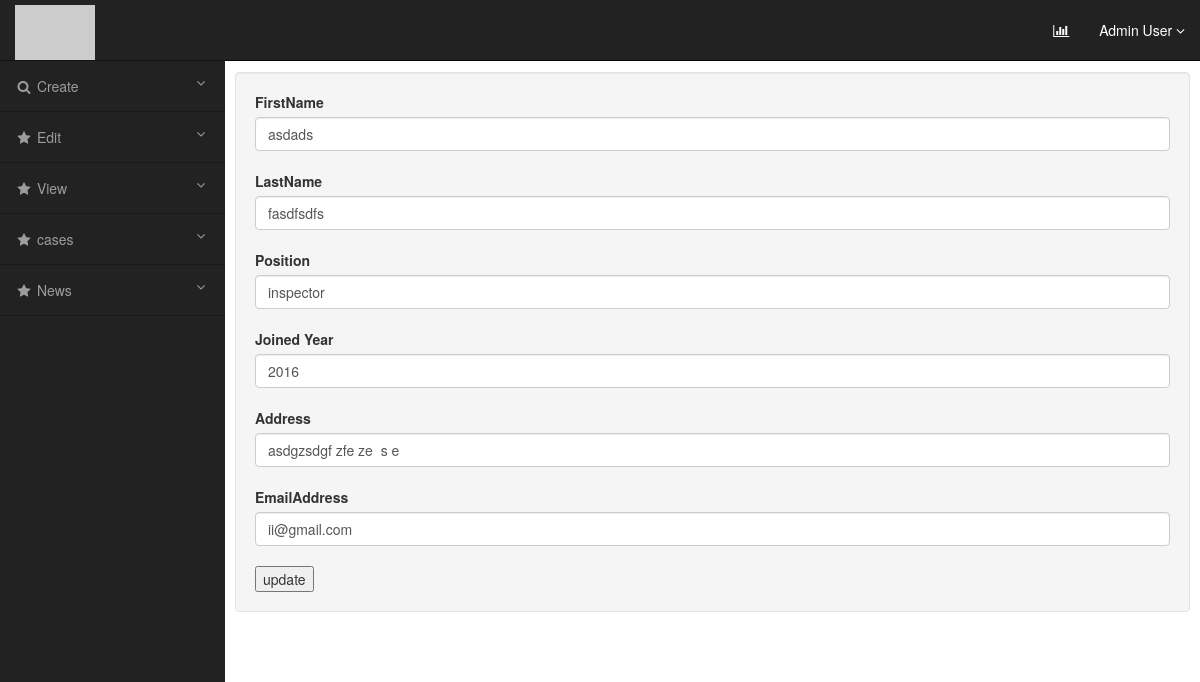
/admin/edit_officer1.php?value=asdads, run on the app's committed database.
### tables this page shows
CREATE TABLE `officer_profile` (
  `fname` varchar(255) NOT NULL,
  `lname` varchar(255) NOT NULL,
  `pic` blob NOT NULL,
  `position` varchar(255) NOT NULL,
  `joined_year` varchar(255) NOT NULL,
  `Address` varchar(255) NOT NULL,
  `email_address` varchar(244) NOT NULL,
  `id` varchar(20) NOT NULL,
  `currently_assigned_case` varchar(100) DEFAULT NULL,
  `username` varchar(255) DEFAULT NULL,
  `password` varchar(255) NOT NULL
);

### admin/edit_officer1.php (the view, shortened to what this page needs)
<!DOCTYPE html>
<html lang="en">
<head>
  <link rel="stylesheet" href="https://maxcdn.bootstrapcdn.com/bootstrap/3.3.7/css/bootstrap.min.css">
</head>
<body>
<div id="wrapper">
    <nav class="navbar navbar-inverse navbar-fixed-top" role="navigation">
        <div class="navbar-header">
            <a class="navbar-brand" href="http://cijulenlinea.ucr.ac.cr/dev-users/">
                <img src="http://placehold.it/200x50&text=LOGO" alt="LOGO"">
            </a>
        </div>
        <ul class="nav navbar-right top-nav">
            <li><a href="#" data-placement="bottom" data-toggle="tooltip" href="#" data-original-title="Stats"><i class="fa fa-bar-chart-o"></i>
                </a>
            </li>
            <li class="dropdown">
                <a href="#" class="dropdown-toggle" data-toggle="dropdown">Admin User <b class="fa fa-angle-down"></b></a>
            </li>
        </ul>
        <div class="collapse navbar-collapse navbar-ex1-collapse">
        <ul class="nav navbar-nav side-nav">
                <li>
                    <a href="#" data-toggle="collapse" data-target="#submenu-1"><i class="fa fa-fw fa-search"></i> Create <i class="fa fa-fw fa-angle-down pull-right"></i></a>
                </li>
                <li>
                    <a href="#" data-toggle="collapse" data-target="#submenu-2"><i class="fa fa-fw fa-star"></i>  Edit <i class="fa fa-fw fa-angle-down pull-right"></i></a>
                </li>
                <li>
                    <a href="#" data-toggle="collapse" data-target="#submenu-3"><i class="fa fa-fw fa-star"></i>  View <i class="fa fa-fw fa-angle-down pull-right"></i></a>
                </li>
                 <li>
                    <a href="#" data-toggle="collapse" data-target="#submenu-4"><i class="fa fa-fw fa-star"></i>  cases <i class="fa fa-fw fa-angle-down pull-right"></i></a>
                </li>
                <li>
                    <a href="#" data-toggle="collapse" data-target="#submenu-5"><i class="fa fa-fw fa-star"></i>  News <i class="fa fa-fw fa-angle-down pull-right"></i></a>
                </li>
            </ul>
        </div>
    </nav>
<?php
include 'mysql.php';
$fname = $_GET['value'];
$sql = "select * from officer_profile where fname = '$fname'";
$query = mysqli_query($con,$sql);
while($result = mysqli_fetch_array($query)){
$lname = $result['lname'];
$position = $result['position'];
$year = $result['joined_year'];
$address = $result['Address'];
$email = $result['email_address'];
?>
    <div id="page-wrapper">
        <div class="container-fluid">
            <div class="row" id="main" >
                <div class="col-sm-12 col-md-12 well" id="content">
                  <form action="" method = "POST">
                  <label for="">FirstName</label>
                  <input type="text" class = "form-control" name = "fname" value = "<?php echo $fname; ?>"><br>
                  <label for="">LastName</label>
                  <input type="text" class = "form-control" name = "lname" value = "<?php echo $lname; ?>"><br>
                  <label for="">Position</label>
                  <input type="text" class = "form-control" name = "position" value = "<?php echo $position; ?>"><br>
                  <label for="">Joined Year</label>
                  <input type="text" class = "form-control" name = "year" value = "<?php echo $year; ?>"><br>
                  <label for="">Address</label>
                  <input type="text" class = "form-control" name = "address" value = "<?php echo $address; ?>"><br>
                  <label for="">EmailAddress</label>
                  <input type="text" class = "form-control" name = "email" value = "<?php echo $email; ?>"><br>
                  <input type="submit" name = "submit" value = "update">
                  </form>
                </div>
            </div>
        </div>
    </div>
</div>
</body>
</html>
<?php
}
?>

### admin/edit_officer1.php (style rules this page uses)
@media (min-width:768px) { body { margin-top: 50px; } }
#wrapper { padding-left: 0; }
#page-wrapper { width: 100%; padding: 0; background-color: #fff; }
@media (min-width:768px) { #wrapper { padding-left: 225px; } }
@media (min-width:768px) { #page-wrapper { padding: 22px 10px; } }
.top-nav { padding: 0 15px; }
.top-nav>li { display: inline-block; float: left; }
.top-nav>li>a { padding-top: 20px; padding-bottom: 20px; line-height: 20px; color: #fff; }
@media (min-width:768px) { .side-nav { position: fixed; top: 60px; left: 225px; width: 225px; margin-left: -225px; border: none; border-radius: 0; border-top: 1px rgba(0,0,0,.5) solid; overflow-y: auto; background-color: #222; bottom: 0; overflow-x: hidden; padding-bottom: 40px; } }
@media (min-width:768px) { .side-nav>li>a { width: 225px; border-bottom: 1px rgba(0,0,0,.3) solid; } }
.navbar-brand { padding: 5px 15px; }

### data on the page
officer_profile: lname "fasdfsdfs", position "inspector", year "2016", address "asdgzsdgf zfe ze s e", email "ii@gmail.com"
